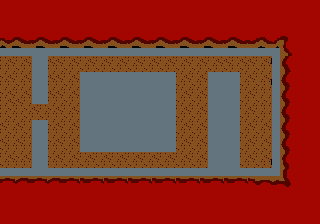

Rendered tile map (Tiled .tmx) drawn with the repository's tilesets; below, a short description and the full map source, tile grids included:
An orthogonal 40x28 tile map with 8x8 px tiles, 2 tile layers (gfx, walls) and 4 objects (4x Enemy).

<map version="1.10" tiledversion="1.10.2" orientation="orthogonal" renderorder="right-down" width="40" height="28" tilewidth="8" tileheight="8" infinite="0" nextlayerid="6" nextobjectid="20">
 <tileset firstgid="1" source="fire-temple.tsx" />
 <layer id="1" name="gfx" width="40" height="28">
  <data encoding="csv">
1,1,1,1,1,1,1,1,1,1,1,1,1,1,1,1,1,1,1,1,1,1,1,1,1,1,1,1,1,1,1,1,1,1,1,1,1,1,1,1,
1,1,1,1,1,1,1,1,1,1,1,1,1,1,1,1,1,1,1,1,1,1,1,1,1,1,1,1,1,1,1,1,1,1,1,1,1,1,1,1,
1,1,1,1,1,1,1,1,1,1,1,1,1,1,1,1,1,1,1,1,1,1,1,1,1,1,1,1,1,1,1,1,1,1,1,1,1,1,1,1,
1,1,1,1,1,1,1,1,1,1,1,1,1,1,1,1,1,1,1,1,1,1,1,1,1,1,1,1,1,1,1,1,1,1,1,1,1,1,1,1,
4,5,6,7,5,6,7,5,6,7,5,6,7,5,6,7,5,6,7,5,6,7,5,6,7,5,6,7,5,6,7,7,8,9,10,11,1,1,1,1,
21,22,23,24,22,23,24,22,23,24,22,23,24,22,23,24,22,23,24,22,23,24,22,23,24,22,23,24,22,23,24,24,25,26,27,28,29,1,1,1,
38,39,40,41,39,40,41,39,40,41,39,40,41,39,40,41,39,40,41,39,40,41,39,40,41,39,40,41,39,40,41,41,42,43,44,45,46,1,1,1,
55,56,57,58,83,84,58,56,57,58,127,124,125,126,127,124,125,126,127,124,125,126,127,124,125,126,127,124,56,57,58,58,59,60,61,96,97,1,1,1,
55,73,74,75,100,101,75,73,74,75,76,73,74,75,76,73,74,75,76,73,74,75,76,73,74,75,76,73,74,75,76,75,76,77,78,113,114,1,1,1,
106,124,125,126,83,84,126,124,125,126,132,133,134,135,132,133,134,135,132,133,134,135,127,124,125,126,132,133,134,135,127,126,127,94,95,96,97,1,1,1,
89,73,74,75,100,101,75,73,74,75,149,150,151,152,149,150,151,152,149,150,151,152,76,73,74,75,149,150,151,152,76,75,76,111,78,79,80,1,1,1,
106,90,91,92,83,84,92,90,91,92,166,167,168,169,166,167,168,169,166,167,168,169,93,90,91,92,166,167,168,169,93,92,93,89,95,96,97,1,1,1,
57,58,56,57,100,101,89,107,108,109,183,184,185,186,183,184,185,186,183,184,185,186,110,107,108,109,183,184,185,186,110,109,110,106,78,79,80,1,1,1,
75,76,73,74,92,93,106,124,125,126,83,84,91,92,93,90,91,92,93,90,83,84,127,124,125,126,132,133,134,135,127,126,127,73,95,96,97,1,1,1,
75,76,73,74,75,76,89,73,74,75,100,101,108,109,110,107,108,109,110,107,100,101,76,73,74,75,149,150,151,152,76,75,76,73,78,79,80,1,1,1,
92,93,90,91,83,84,106,90,91,92,132,133,134,135,132,133,134,135,132,133,134,135,93,90,91,92,166,167,168,169,93,92,93,90,95,96,97,1,1,1,
109,110,107,108,100,101,89,107,108,109,149,150,151,152,149,150,151,152,149,150,151,152,110,107,108,109,183,184,185,186,110,109,110,107,78,79,80,1,1,1,
126,127,124,125,83,84,106,124,125,126,166,167,168,169,166,167,168,169,166,167,168,169,127,124,125,126,132,133,134,135,127,126,127,124,95,96,97,1,1,1,
74,75,89,73,100,101,89,73,74,75,183,184,185,186,183,184,185,186,183,184,185,186,76,73,74,75,149,150,151,152,76,75,76,106,78,79,80,1,1,1,
91,92,106,90,83,84,106,90,91,92,93,90,91,92,93,90,91,92,93,90,91,92,93,90,91,92,166,167,168,169,93,92,93,94,95,96,97,1,1,1,
142,143,123,141,100,101,123,141,142,143,76,73,74,75,76,73,74,75,76,73,74,75,76,73,74,75,183,184,185,186,144,143,144,111,146,147,148,1,1,1,
159,160,157,158,159,160,157,158,159,160,158,159,160,158,159,160,158,159,160,158,159,160,158,159,160,158,159,160,158,159,160,160,161,162,163,164,165,1,1,1,
176,177,174,175,176,177,174,175,176,177,175,176,177,175,176,177,175,176,177,175,176,177,175,176,177,175,176,177,175,176,177,177,178,179,180,181,182,1,1,1,
193,194,1,192,193,194,1,192,193,194,192,193,194,192,193,194,192,193,194,192,193,194,192,193,194,192,193,194,192,193,194,194,195,196,197,198,199,1,1,1,
1,1,1,1,1,1,1,1,1,1,1,1,1,1,1,1,1,1,1,1,1,1,1,1,1,1,1,1,1,1,1,1,1,1,1,1,1,1,1,1,
1,1,1,1,1,1,1,1,1,1,1,1,1,1,1,1,1,1,1,1,1,1,1,1,1,1,1,1,1,1,1,1,1,1,1,1,1,1,1,1,
1,1,1,1,1,1,1,1,1,1,1,1,1,1,1,1,1,1,1,1,1,1,1,1,1,1,1,1,1,1,1,1,1,1,1,1,1,1,1,1,
1,1,1,1,1,1,1,1,1,1,1,1,1,1,1,1,1,1,1,1,1,1,1,1,1,1,1,1,1,1,1,1,1,1,1,1,1,1,1,1
</data>
 </layer>
 <layer id="2" name="walls" width="40" height="28">
  <data encoding="csv">
0,0,0,0,0,0,0,0,0,0,0,0,0,0,0,0,0,0,0,0,0,0,0,0,0,0,0,0,0,0,0,0,0,0,0,0,0,0,0,0,
0,0,0,0,0,0,0,0,0,0,0,0,0,0,0,0,0,0,0,0,0,0,0,0,0,0,0,0,0,0,0,0,0,0,0,0,0,0,0,0,
0,0,0,0,0,0,0,0,0,0,0,0,0,0,0,0,0,0,0,0,0,0,0,0,0,0,0,0,0,0,0,0,0,0,0,0,0,0,0,0,
0,0,0,0,0,0,0,0,0,0,0,0,0,0,0,0,0,0,0,0,0,0,0,0,0,0,0,0,0,0,0,0,0,0,0,0,0,0,0,0,
0,0,0,0,0,0,0,0,0,0,0,0,0,0,0,0,0,0,0,0,0,0,0,0,0,0,0,0,0,0,0,0,0,0,0,0,0,0,0,0,
0,0,0,0,0,0,0,0,0,0,0,0,0,0,0,0,0,0,0,0,0,0,0,0,0,0,0,0,0,0,0,0,0,0,0,0,0,0,0,0,
34,34,34,34,34,34,34,34,34,34,34,34,34,34,34,34,34,34,34,34,34,34,34,34,34,34,34,34,34,34,34,34,34,34,34,0,0,0,0,0,
0,0,0,0,34,34,0,0,0,0,0,0,0,0,0,0,0,0,0,0,0,0,0,0,0,0,0,0,0,0,0,0,0,0,34,0,0,0,0,0,
0,0,0,0,34,34,0,0,0,0,0,0,0,0,0,0,0,0,0,0,0,0,0,0,0,0,0,0,0,0,0,0,0,0,34,0,0,0,0,0,
0,0,0,0,34,34,0,0,0,0,34,34,34,34,34,34,34,34,34,34,34,34,0,0,0,0,34,34,34,34,0,0,0,0,34,0,0,0,0,0,
0,0,0,0,34,34,0,0,0,0,34,34,34,34,34,34,34,34,34,34,34,34,0,0,0,0,34,34,34,34,0,0,0,0,34,0,0,0,0,0,
0,0,0,0,34,34,0,0,0,0,34,34,34,34,34,34,34,34,34,34,34,34,0,0,0,0,34,34,34,34,0,0,0,0,34,0,0,0,0,0,
0,0,0,0,34,34,0,0,0,0,34,34,34,34,34,34,34,34,34,34,34,34,0,0,0,0,34,34,34,34,0,0,0,0,34,0,0,0,0,0,
0,0,0,0,0,0,0,0,0,0,34,34,34,34,34,34,34,34,34,34,34,34,0,0,0,0,34,34,34,34,0,0,0,0,34,0,0,0,0,0,
0,0,0,0,0,0,0,0,0,0,34,34,34,34,34,34,34,34,34,34,34,34,0,0,0,0,34,34,34,34,0,0,0,0,34,0,0,0,0,0,
0,0,0,0,34,34,0,0,0,0,34,34,34,34,34,34,34,34,34,34,34,34,0,0,0,0,34,34,34,34,0,0,0,0,34,0,0,0,0,0,
0,0,0,0,34,34,0,0,0,0,34,34,34,34,34,34,34,34,34,34,34,34,0,0,0,0,34,34,34,34,0,0,0,0,34,0,0,0,0,0,
0,0,0,0,34,34,0,0,0,0,34,34,34,34,34,34,34,34,34,34,34,34,0,0,0,0,34,34,34,34,0,0,0,0,34,0,0,0,0,0,
0,0,0,0,34,34,0,0,0,0,34,34,34,34,34,34,34,34,34,34,34,34,0,0,0,0,34,34,34,34,0,0,0,0,34,0,0,0,0,0,
0,0,0,0,34,34,0,0,0,0,0,0,0,0,0,0,0,0,0,0,0,0,0,0,0,0,34,34,34,34,0,0,0,0,34,0,0,0,0,0,
0,0,0,0,34,34,0,0,0,0,0,0,0,0,0,0,0,0,0,0,0,0,0,0,0,0,34,34,34,34,0,0,0,0,34,0,0,0,0,0,
34,34,34,34,34,34,34,34,34,34,34,34,34,34,34,34,34,34,34,34,34,34,34,34,34,34,34,34,34,34,34,34,34,34,34,0,0,0,0,0,
0,0,0,0,0,0,0,0,0,0,0,0,0,0,0,0,0,0,0,0,0,0,0,0,0,0,0,0,0,0,0,0,0,0,0,0,0,0,0,0,
0,0,0,0,0,0,0,0,0,0,0,0,0,0,0,0,0,0,0,0,0,0,0,0,0,0,0,0,0,0,0,0,0,0,0,0,0,0,0,0,
0,0,0,0,0,0,0,0,0,0,0,0,0,0,0,0,0,0,0,0,0,0,0,0,0,0,0,0,0,0,0,0,0,0,0,0,0,0,0,0,
0,0,0,0,0,0,0,0,0,0,0,0,0,0,0,0,0,0,0,0,0,0,0,0,0,0,0,0,0,0,0,0,0,0,0,0,0,0,0,0,
0,0,0,0,0,0,0,0,0,0,0,0,0,0,0,0,0,0,0,0,0,0,0,0,0,0,0,0,0,0,0,0,0,0,0,0,0,0,0,0,
0,0,0,0,0,0,0,0,0,0,0,0,0,0,0,0,0,0,0,0,0,0,0,0,0,0,0,0,0,0,0,0,0,0,0,0,0,0,0,0
</data>
 </layer>
 <objectgroup id="4" name="objs">
  <object id="1" name="Flameboi" type="Enemy" x="256" y="144">
   <properties>
    <property name="flags" type="int" value="2" />
    <property name="health" type="int" value="2" />
    <property name="strength" type="int" value="0" />
   </properties>
   <point />
  </object>
  <object id="8" name="Blob" type="Enemy" x="64" y="80">
   <properties>
    <property name="invulnerable" type="bool" value="true" />
    <property name="speed" type="int" value="64" />
    <property name="strength" type="int" value="1337" />
    <property name="walk" value="P120,D80,R32,L11,R21,L14,R21,L13,R11,L14,R18,L14,R16,L21,R96,U26,D26,U20,D22,U28,D21,U24,D23,U23,D17,U85,L128,D16,P215" />
   </properties>
   <point />
  </object>
  <object id="9" name="Blob" type="Enemy" x="64" y="144">
   <properties>
    <property name="invulnerable" type="bool" value="true" />
    <property name="speed" type="int" value="64" />
    <property name="strength" type="int" value="1337" />
    <property name="walk" value="P120,D16,R96,L11,R21,L14,R21,L13,R11,L14,R18,L14,R16,L21,R32,U90,D26,U20,D22,U28,D21,U24,D23,U23,D17,U21,L128,D80,P215" />
   </properties>
   <point />
  </object>
  <object id="17" name="Blob" type="Enemy" x="193" y="64">
   <properties>
    <property name="invulnerable" type="bool" value="true" />
    <property name="speed" type="int" value="64" />
    <property name="strength" type="int" value="1337" />
    <property name="walk" value="L128,D48,P750,D48,R128,U96" />
   </properties>
   <point />
  </object>
 </objectgroup>
</map>
